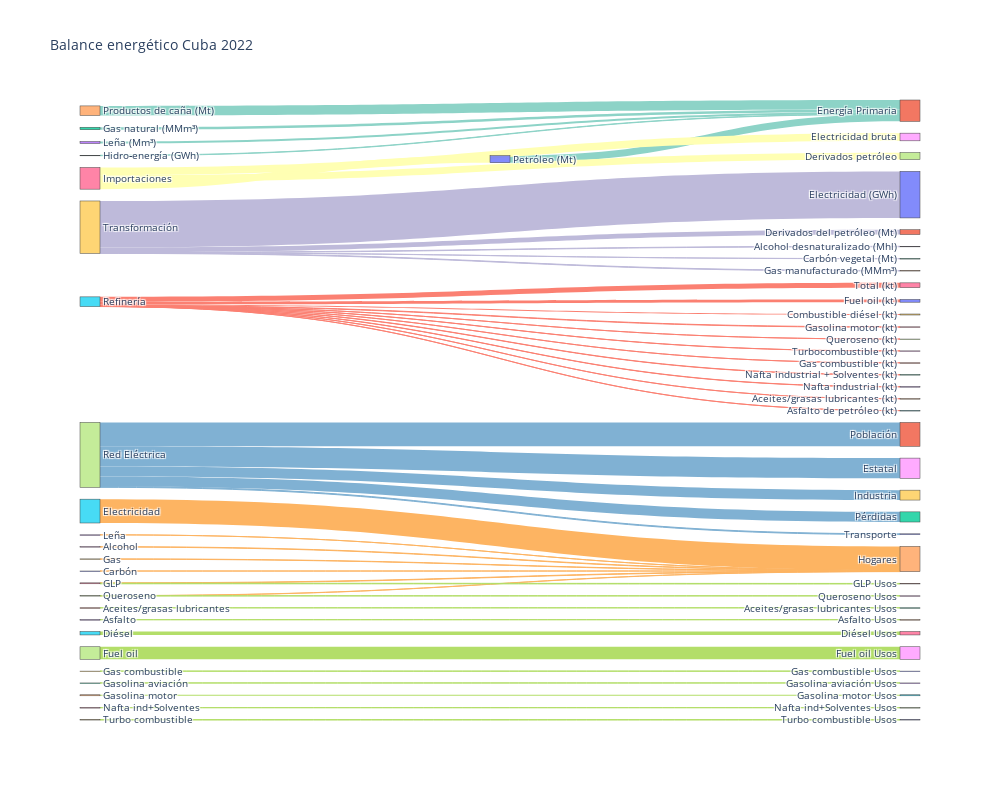

The cell this chart's notebook holds for it:
### Code cell
#####################################################
# 0)  Cargar TODAS las tablas en un dict            #
#####################################################
DB = {
    "t10_03": tabla_10_3,
    "t10_04": tabla_10_4,
    "t10_05": tabla_10_5,
    "t10_06": tabla_10_6,
    "t10_07": tabla_10_7,
    "t10_10": tabla_10_10,
    "t10_11": tabla_10_11,
    "t10_12": tabla_10_12,
    "t10_14": tabla_10_14,
    "t10_16": tabla_10_16,
    "t10_18": tabla_10_18,
    "t10_19": tabla_10_19,
}

#####################################################
# 1)  Diccionario maestro de nodos                  #
#####################################################
labels = []           # nombres únicos
def node(name):
    if name not in labels:
        labels.append(name)
    return labels.index(name)

#####################################################
# 2)  Función auxiliar para agregar enlaces         #
#####################################################
source, target, value, color = [], [], [], []
def add_link(src, dst, val, col="#cccccc"):
    if pd.isna(val) or val == 0:           # ignora vacíos
        return
    source.append(node(src))
    target.append(node(dst))
    value.append(round(val, 2))
    color.append(col)

#####################################################
# 3)  AÑO que quieres graficar                      #
#####################################################
YR = 2022

#####################################################
# 4)  POV: recorrer las tablas y mapear             #
#####################################################
# ---- Producción primaria -------------------------
for rub in ["Petróleo (Mt)", "Gas natural (MMm³)", "Leña (Mm³)",
            "Productos de caña (Mt)", "Hidro‑energía (GWh)"]:
    v = DB["t10_03"].loc[YR, rub]
    add_link(rub, "Energía Primaria", v, "#8dd3c7")

# ---- Importaciones -------------------------------
imp_map = {
    "Petróleo crudo (kt)": "Petróleo (Mt)",
    "Derivados del petróleo (kt)": "Derivados petróleo",
    "Electricidad (GWh)": "Electricidad bruta",
}
for rub_db, rub_node in imp_map.items():
    v = DB["t10_06"].loc[YR, rub_db]
    add_link("Importaciones", rub_node, v, "#ffffb3")

# ---- Producción secundaria -----------------------
sec_table = DB["t10_04"].loc[YR]
for col in sec_table.index:
    add_link("Transformación", col, sec_table[col], "#bebada")

# ---- Derivados prod. -----------------------------
for col in DB["t10_05"].columns[1:]:   # skip Total
    v = DB["t10_05"].loc[YR, col]
    add_link("Refinería", col, v, "#fb8072")

# ---- Consumo electricidad sectorial --------------
cons_elec = DB["t10_19"].loc[YR]
for sector in ["Estatal (GWh)", "Industria (GWh)", "Transporte (GWh)",
               "Población (GWh)", "Pérdidas (GWh)"]:
    add_link("Red Eléctrica", sector.replace(" (GWh)", ""), cons_elec[sector], "#80b1d3")

# ---- Consumo hogar combustibles ------------------
home = DB["t10_12"].loc[YR]
for col in home.index:
    add_link(col.split()[0], "Hogares", home[col], "#fdb462")

# ---- Combustibles por sector (10.11) -------------
multi = DB["t10_11"]
if YR in multi.index:
    fila = multi.loc[YR]
    for prod, act in fila.index:  # MultiIndex
        if "Total" in act:
            add_link(prod, f"{prod} Usos", fila[(prod, act)], "#b3de69")

#####################################################
# 5)  Dibujar Sankey                                #
#####################################################
import plotly.graph_objects as go
fig = go.Figure(data=[go.Sankey(
    node=dict(label=labels, pad=15, thickness=20),
    link=dict(source=source, target=target, value=value, color=color)
)])
fig.update_layout(title=f"Balance energético Cuba {YR}", font_size=10, width=1000, height=800)
fig.show()

### Figure 1 — Plotly figure (JSON) as saved in the notebook; plotly's stock layout.template omitted (floating-point values rounded to 4 significant figures)
{"data": [{"link": {"color": ["#8dd3c7", "#8dd3c7", "#8dd3c7", "#8dd3c7", "#8dd3c7", "#ffffb3", "#ffffb3", "#ffffb3", "#bebada", "#bebada", "#bebada", "#bebada", "#bebada", "#fb8072", "#fb8072", "#fb8072", "#fb8072", "#fb8072", "#fb8072", "#fb8072", "#fb8072", "#fb8072", "#fb8072", "#fb8072", "#80b1d3", "#80b1d3", "#80b1d3", "#80b1d3", "#80b1d3", "#fdb462", "#fdb462", "#fdb462", "#fdb462", "#fdb462", "#fdb462", "#fdb462", "#b3de69", "#b3de69", "#b3de69", "#b3de69", "#b3de69", "#b3de69", "#b3de69", "#b3de69", "#b3de69", "#b3de69", "#b3de69"], "source": [0, 2, 3, 4, 5, 6, 6, 6, 9, 9, 9, 9, 9, 15, 15, 15, 15, 15, 15, 15, 15, 15, 15, 15, 27, 27, 27, 27, 27, 33, 35, 36, 37, 38, 39, 40, 41, 43, 45, 47, 49, 36, 52, 54, 56, 37, 59], "target": [1, 1, 1, 1, 1, 0, 7, 8, 10, 11, 12, 13, 14, 16, 17, 18, 19, 20, 21, 22, 23, 24, 25, 26, 28, 29, 30, 31, 32, 34, 34, 34, 34, 34, 34, 34, 42, 44, 46, 48, 50, 51, 53, 55, 57, 58, 60], "value": [2374.0, 843.5, 659.1, 3218.0, 120.2, 2395.0, 2342.0, 2591.0, 15730.0, 1619.0, 39.4, 144.6, 181.2, 142.1, 2.4, 33.7, 338.4, 928.7, 10.7, 81.3, 66.1, 25.7, 28.4, 1619.0, 6839.0, 3349.0, 258.9, 8056.0, 3428.0, 14, 8056.0, 140.3, 59, 139.4, 108, 5.3, 39.1, 10.6, 1157.0, 4241.0, 10.7, 179.1, 3, 343.9, 47.7, 59.9, 151.1]}, "node": {"label": ["Petróleo (Mt)", "Energía Primaria", "Gas natural (MMm³)", "Leña (Mm³)", "Productos de caña (Mt)", "Hidro‑energía (GWh)", "Importaciones", "Derivados petróleo", "Electricidad bruta", "Transformación", "Electricidad (GWh)", "Derivados del petróleo (Mt)", "Carbón vegetal (Mt)", "Alcohol desnaturalizado (Mhl)", "Gas manufacturado (MMm³)", "Refinería", "Gasolina motor (kt)", "Queroseno (kt)", "Turbocombustible (kt)", "Combustible diésel (kt)", "Fuel oil (kt)", "Gas combustible (kt)", "Nafta industrial + Solventes (kt)", "   Nafta industrial (kt)", "Aceites/grasas lubricantes (kt)", "Asfalto de petróleo (kt)", "Total (kt)", "Red Eléctrica", "Estatal", "Industria", "Transporte", "Población", "Pérdidas", "Leña", "Hogares", "Electricidad", "GLP", "Queroseno", "Alcohol", "Gas", "Carbón", "Aceites/grasas lubricantes", "Aceites/grasas lubricantes Usos", "Asfalto", "Asfalto Usos", "Diésel", "Diésel Usos", "Fuel oil", "Fuel oil Usos", "Gas combustible", "Gas combustible Usos", "GLP Usos", "Gasolina aviación", "Gasolina aviación Usos", "Gasolina motor", "Gasolina motor Usos", "Nafta ind+Solventes", "Nafta ind+Solventes Usos", "Queroseno Usos", "Turbo combustible", "Turbo combustible Usos"], "pad": 15, "thickness": 20}, "type": "sankey"}], "layout": {"font": {"size": 10}, "height": 800, "title": {"text": "Balance energético Cuba 2022"}, "width": 1000}}
